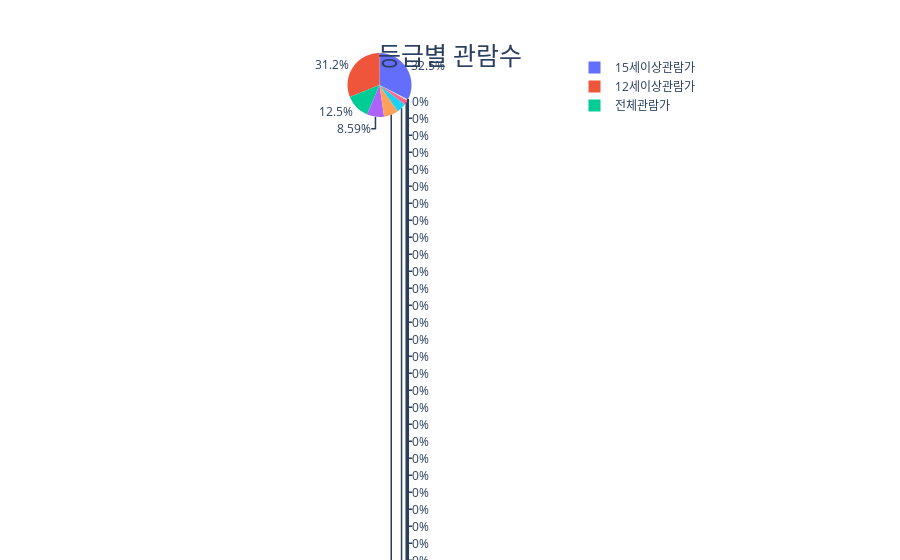

Write notebook code for a chart like this one.
### Code cell
# 데이터 불러오기
fig = px.pie(m, values='전국 관객수', names='등급')

fig.update_layout(
    title='등급별 관람수',
    title_x = 0.5,
    title_y = 0.9,
    title_xanchor = "center",
    title_yanchor = "middle",
    title_font_size = 25,
    title_font_family = "Times")

fig.show()

### Figure 1 — Plotly figure (JSON) as saved in the notebook; plotly's stock layout.template omitted (floating-point values rounded to 4 significant figures; data arrays with more than 128 entries replaced by an {"elided": "..."} marker saying what was removed)
{"data": [{"domain": {"x": [0, 1], "y": [0, 1]}, "hovertemplate": "등급=%{label}<br>전국 관객수=%{value}<extra></extra>", "labels": {"elided": "27382 str values"}, "legendgroup": "", "name": "", "showlegend": true, "type": "pie", "values": {"elided": "27382 int values"}}], "layout": {"legend": {"tracegroupgap": 0}, "margin": {"t": 60}, "title": {"font": {"family": "Times", "size": 25}, "text": "등급별 관람수", "x": 0.5, "xanchor": "center", "y": 0.9, "yanchor": "middle"}}}
